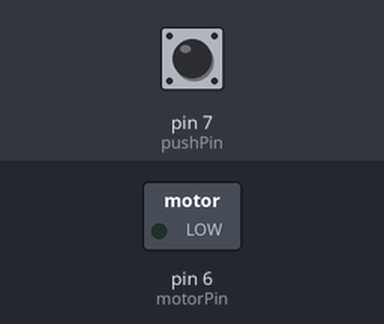
This sketch was run on a simulated Arduino Uno, built with avr-gcc and run on an emulated ATmega328P. Shown: switched loads named in the sketch (green lamp = pin HIGH). Wiring (inferred from the names in the program): DS1307 clock at I2C address 0x68. The test bench sets the inputs (shaded band); at power-on: pin 7 (pushPin) HIGH. The local clock reads 2024-03-15 10:24:30 at power-on unless the sketch sets it; what the sketch prints to the serial monitor is not drawn.

Above: at 1.2 s.
1.3 s: pin 7 (pushPin) pulled LOW for 0.15 s
At 1.7 s:
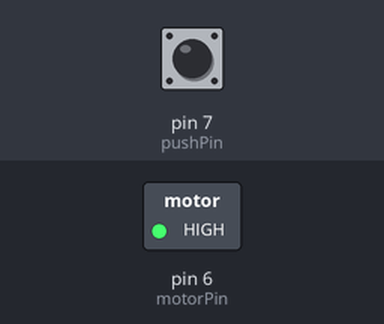
Timing chart, 0 to 32.8 s (numbered marks = the images above; inputs shaded):
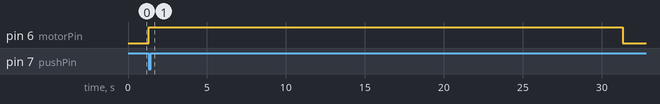

Measured:
- after the input at 1.3 s, pin 6 (motorPin): LOW → HIGH at once, → LOW 30.0 s later

The sketch:

coop.ino
```cpp
#include <SPI.h>
#include "Wire.h"
#define maxLength 25
#define DS1307_ADDRESS 0x68
byte zero = 0x00; //workaround for issue #527

String request;
long fakeTime = 0;
String inString = String(80);

// constants won't change. They're used here to
// set pin numbers:
const int pushPin = 7;     // the number of the pushbutton pin
const int motorPin =  6;      // the number of the LED pin
const int OFF = 0;
const int ON = 1;

//TODO: pull these times from a web server periodically.
const long OPEN_TIME_SECONDS=(7*60L*60L)+(30*60L); // 7:30am
const long CLOSE_TIME_SECONDS=(20L*60L*60L)+(0*60L); // 20:00pm
const int TRIGGER_TIME_WINDOW_SEC = 30; // how long to leave power on to the door and lock

// variables will change:
int buttonState = LOW;         // variable for reading the pushbutton status

void setup() {
  // initialize the LED pin as an output:
  pinMode(motorPin, OUTPUT);
  // initialize the pushbutton pin as an input:
  pinMode(pushPin, INPUT);
  Wire.begin();
  Serial.begin(9600);

  //uncomment to update the RTC module
  //should only need to if the battery in your RTC dies or you get a new one
  //setDateTime();
}

void loop(){
  delay(100);
  // read the state of the pushbutton value:
  buttonState = digitalRead(pushPin);

  if (buttonState == LOW) {
    // turn LED on:
    digitalWrite(motorPin, HIGH);
    delay(TRIGGER_TIME_WINDOW_SEC*1000);
  }

  long time = getDaySeconds();
  if (time > 86400)
  {
    Serial.println("Time was invalid.. skipping");
    return;
  }
  Serial.print("Time: ");
  Serial.println(time);

  Serial.print("on: ");
  Serial.println(OPEN_TIME_SECONDS);
  Serial.print("of: ");
  Serial.println(CLOSE_TIME_SECONDS);

  if ((time >= OPEN_TIME_SECONDS && time < OPEN_TIME_SECONDS + TRIGGER_TIME_WINDOW_SEC) ||
        (time >= CLOSE_TIME_SECONDS && time < CLOSE_TIME_SECONDS + TRIGGER_TIME_WINDOW_SEC)
     )
  {
    //open the door
    Serial.println("POWER IS ON TO THE DOOR");
    digitalWrite(motorPin, HIGH);
  }
  else
  {
    digitalWrite(motorPin, LOW);
    Serial.println("power is off to the door");
  }

}

byte bcdToDec(byte val)  {
// Convert binary coded decimal to normal decimal numbers
  return ( (val/16*10) + (val%16) );
}

byte decToBcd(byte val){
// Convert normal decimal numbers to binary coded decimal
  return ( (val/10*16) + (val%10) );
}

long getDaySeconds()
{
  // Reset the register pointer
  Wire.beginTransmission(DS1307_ADDRESS);

  byte zero = 0x00;
  Wire.write(zero);
  Wire.endTransmission();

  Wire.requestFrom(DS1307_ADDRESS, 7);

  int second = bcdToDec(Wire.read());
  int minute = bcdToDec(Wire.read());
  int hour = bcdToDec(Wire.read() & 0b111111); //24 hour time
  int weekDay = bcdToDec(Wire.read()); //0-6 -> sunday - Saturday
  int monthDay = bcdToDec(Wire.read());
  int month = bcdToDec(Wire.read());
  int year = bcdToDec(Wire.read());

/*
  Serial.print(hour);
  Serial.print(":");
    Serial.print(minute);
      Serial.print(":");
        Serial.println(second);
        */
  long out = hour*60;
  out = out*60;
  out = out + (minute*60);
  out = out + second;
  return out;
}


void printDate(){

  // Reset the register pointer
  Wire.beginTransmission(DS1307_ADDRESS);

  byte zero = 0x00;
  Wire.write(zero);
  Wire.endTransmission();

  Wire.requestFrom(DS1307_ADDRESS, 7);

  int second = bcdToDec(Wire.read());
  int minute = bcdToDec(Wire.read());
  int hour = bcdToDec(Wire.read() & 0b111111); //24 hour time
  int weekDay = bcdToDec(Wire.read()); //0-6 -> sunday - Saturday
  int monthDay = bcdToDec(Wire.read());
  int month = bcdToDec(Wire.read());
  int year = bcdToDec(Wire.read());

  //print the date EG   3/1/11 23:59:59
  Serial.print(month);
  Serial.print("/");
  Serial.print(monthDay);
  Serial.print("/");
  Serial.print(year);
  Serial.print(" ");
  Serial.print(hour);
  Serial.print(":");
  Serial.print(minute);
  Serial.print(":");
  Serial.println(second);

}

void setDateTime(){

  byte second =      0; //0-59
  byte minute =      59; //0-59
  byte hour =        21; //0-23
  byte weekDay =     7; //1-7
  byte monthDay =    25; //1-31
  byte month =       8; //1-12
  byte year  =       12; //0-99

  Wire.beginTransmission(DS1307_ADDRESS);
  Wire.write(zero); //stop Oscillator

  Wire.write(decToBcd(second));
  Wire.write(decToBcd(minute));
  Wire.write(decToBcd(hour));
  Wire.write(decToBcd(weekDay));
  Wire.write(decToBcd(monthDay));
  Wire.write(decToBcd(month));
  Wire.write(decToBcd(year));

  Wire.write(zero); //start

  Wire.endTransmission();

}
```
